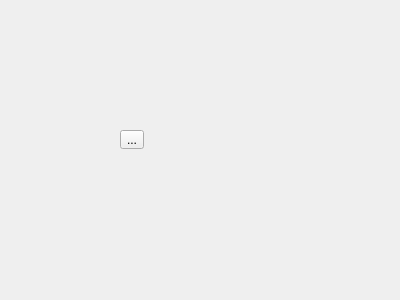
<?xml version="1.0" encoding="UTF-8"?>
<ui version="4.0">
 <class>Dialog</class>
 <widget class="QDialog" name="Dialog">
  <property name="geometry">
   <rect>
    <x>0</x>
    <y>0</y>
    <width>400</width>
    <height>300</height>
   </rect>
  </property>
  <property name="windowTitle">
   <string>Dialog</string>
  </property>
  <widget class="QToolButton" name="toolButton">
   <property name="geometry">
    <rect>
     <x>120</x>
     <y>130</y>
     <width>24</width>
     <height>19</height>
    </rect>
   </property>
   <property name="text">
    <string>...</string>
   </property>
  </widget>
 </widget>
 <layoutdefault spacing="6" margin="11"/>
 <resources/>
 <connections/>
</ui>
